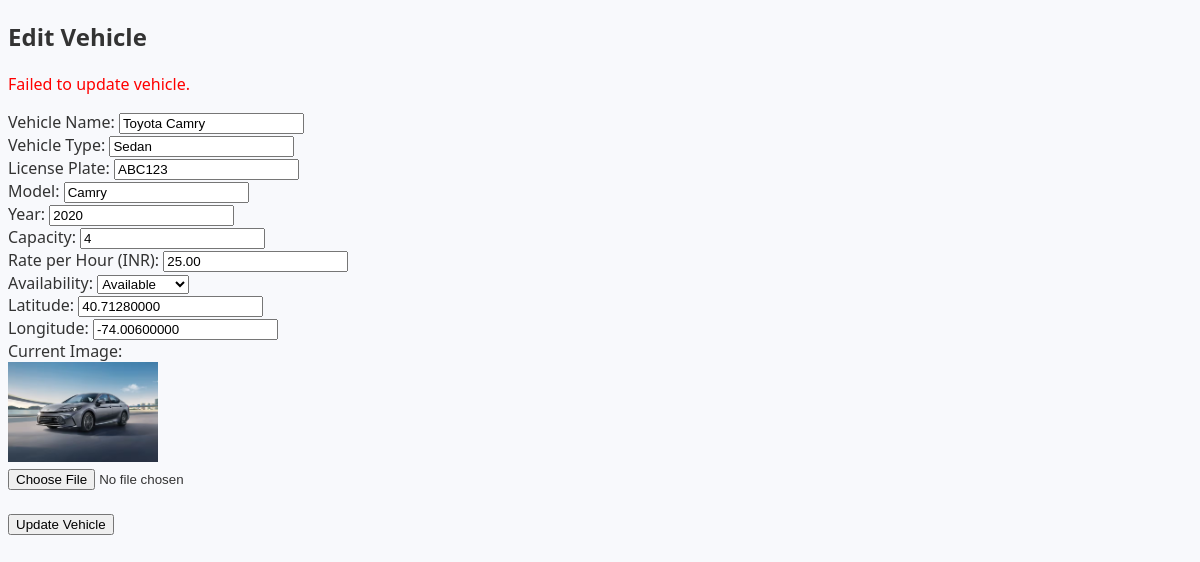
Screenshot of /provider/edit_vehicle.php?id=1 (signed in) with the database file from the repository.
### tables this page shows
CREATE TABLE IF NOT EXISTS vehicles (
    vehicle_id INT AUTO_INCREMENT PRIMARY KEY,
    provider_id INT NOT NULL,
    vehicle_name VARCHAR(100) NOT NULL,
    vehicle_type VARCHAR(50) NOT NULL,
    license_plate VARCHAR(20) NOT NULL,
    model VARCHAR(50) NOT NULL,
    year INT NOT NULL,
    capacity INT NOT NULL,
    rate_per_hour DECIMAL(10, 2) NOT NULL,
    availability BOOLEAN DEFAULT TRUE,
    latitude DECIMAL(10, 8),
    longitude DECIMAL(11, 8),
    image VARCHAR(255),
    created_at TIMESTAMP DEFAULT CURRENT_TIMESTAMP,
    updated_at TIMESTAMP DEFAULT CURRENT_TIMESTAMP ON UPDATE CURRENT_TIMESTAMP,
    FOREIGN KEY (provider_id) REFERENCES users(user_id) ON DELETE CASCADE
);

### models/Vehicle.php (called while the page is built, shortened)
<?php
class Vehicle {
    private $conn;
    private $table_name = "vehicles";
    public $vehicle_id;
    public function __construct($db) {
        $this->conn = $db;
    }
    public function getById() {
        $query = "SELECT v.*, u.username as provider_name
                  FROM " . $this->table_name . " v
                  JOIN users u ON v.provider_id = u.user_id
                  WHERE v.vehicle_id = :vehicle_id";
        $stmt = $this->conn->prepare($query);
        $stmt->bindParam(':vehicle_id', $this->vehicle_id);
        $stmt->execute();
        $row = $stmt->fetch(PDO::FETCH_ASSOC);
        if($row) {
            return $row;
        }
        return false;
    }
};

### provider/edit_vehicle.php (the view, shortened to what this page needs)
<?php
include_once '../models/Vehicle.php';
$database = new Database();
$db = $database->getConnection();
$vehicle = new Vehicle($db);
$vehicle->vehicle_id = $_GET['id'];
$currentData = $vehicle->getById();
if($_SERVER["REQUEST_METHOD"] == "POST") {
    $vehicle->vehicle_id     = $_POST['vehicle_id'];
    $vehicle->vehicle_name   = $_POST['vehicle_name'];
    $vehicle->vehicle_type   = $_POST['vehicle_type'];
    $vehicle->license_plate  = $_POST['license_plate'];
    $vehicle->model          = $_POST['model'];
    $vehicle->year           = $_POST['year'];
    $vehicle->capacity       = $_POST['capacity'];
    $vehicle->rate_per_hour  = $_POST['rate_per_hour'];
    $vehicle->availability   = $_POST['availability'];
    $vehicle->latitude       = $_POST['latitude'];
    $vehicle->longitude      = $_POST['longitude'];
    if(isset($_FILES['image']) && $_FILES['image']['error'] == 0) {
        $targetDir = "../assets/images/vehicles/";
        $fileName = time() . "_" . basename($_FILES["image"]["name"]);
        $targetFilePath = $targetDir . $fileName;
        if(move_uploaded_file($_FILES["image"]["tmp_name"], $targetFilePath)) {
            $vehicle->image = "assets/images/vehicles/" . $fileName;
        } else {
            $vehicle->image = $currentData['image'];
        }
    } else {
        $vehicle->image = $currentData['image'];
    }
    if($vehicle->update()) {
    header("Location: dashboard.php?msg=Vehicle+updated+successfully");
    exit;
}
    } else {
        $error = "Failed to update vehicle.";
    }
?>
<!DOCTYPE html>
<html>
<head>
    <link rel="stylesheet" href="../assets/css/style.css">
</head>
<body>
    <h2>Edit Vehicle</h2>
    <?php if(isset($error)) { echo "<p style='color:red;'>$error</p>"; } ?>
    <form action="edit_vehicle.php?id=<?php echo $vehicle->vehicle_id; ?>" method="POST" enctype="multipart/form-data">
        <label>Vehicle Name:</label>
        <input type="text" name="vehicle_name" value="<?php echo htmlspecialchars($currentData['vehicle_name']); ?>" required><br>
        <label>Vehicle Type:</label>
        <input type="text" name="vehicle_type" value="<?php echo htmlspecialchars($currentData['vehicle_type']); ?>" required><br>
        <label>License Plate:</label>
        <input type="text" name="license_plate" value="<?php echo htmlspecialchars($currentData['license_plate']); ?>" required><br>
        <label>Model:</label>
        <input type="text" name="model" value="<?php echo htmlspecialchars($currentData['model']); ?>" required><br>
        <label>Year:</label>
        <input type="number" name="year" value="<?php echo htmlspecialchars($currentData['year']); ?>" required><br>
        <label>Capacity:</label>
        <input type="number" name="capacity" value="<?php echo htmlspecialchars($currentData['capacity']); ?>" required><br>
        <label>Rate per Hour (INR):</label>
        <input type="number" name="rate_per_hour" value="<?php echo htmlspecialchars($currentData['rate_per_hour']); ?>" required><br>
        <label>Availability:</label>
        <select name="availability">
            <option value="1" <?php if($currentData['availability']==1) echo "selected"; ?>>Available</option>
        </select><br>
        <label>Latitude:</label>
        <input type="text" name="latitude" value="<?php echo htmlspecialchars($currentData['latitude']); ?>"><br>
        <label>Longitude:</label>
        <input type="text" name="longitude" value="<?php echo htmlspecialchars($currentData['longitude']); ?>"><br>
        <label>Current Image:</label><br>
        <?php if(!empty($currentData['image'])): ?>
            <img src="../<?php echo htmlspecialchars($currentData['image']); ?>" width="150"><br>
        <?php endif; ?>
        <input type="file" name="image"><br><br>
        <button type="submit">Update Vehicle</button>
    </form>
</body>
</html>

### assets/css/style.css (style rules this page uses)
:root { --primary-color: #4e73df; --secondary-color: #1cc88a; --dark-color: #1a1a2e; --light-color: #f8f9fc; --danger-color: #e74a3b; --warning-color: #f6c23e; }
body { font-family: 'Segoe UI', Tahoma, Geneva, Verdana, sans-serif; background-color: #f8f9fc; color: #333; }

### rows the page displays
vehicles: vehicle_name "Toyota Camry", vehicle_type "Sedan", license_plate "ABC123", model "Camry", year "2020", capacity "4", rate_per_hour "25.00", availability "Available", latitude "40.71280000", longitude "-74.00600000", image (picture)

### other values shown
$error "Failed to update vehicle."
